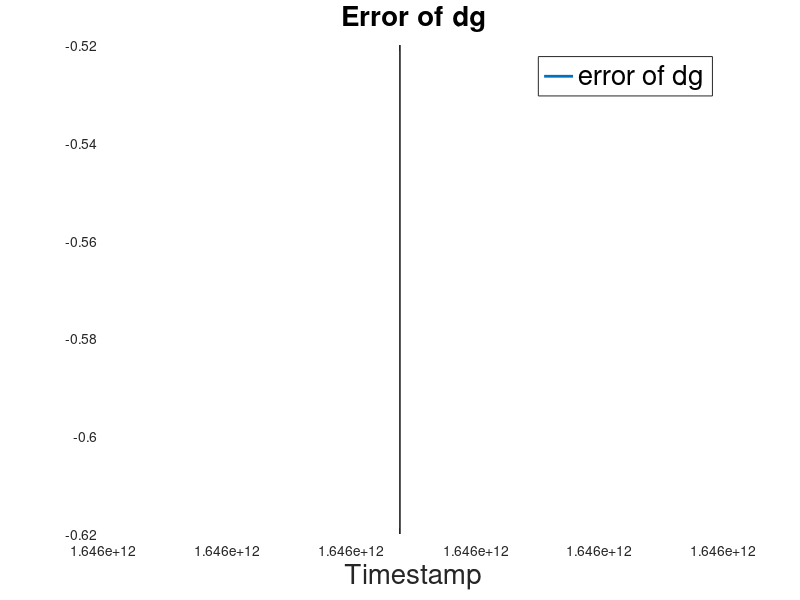
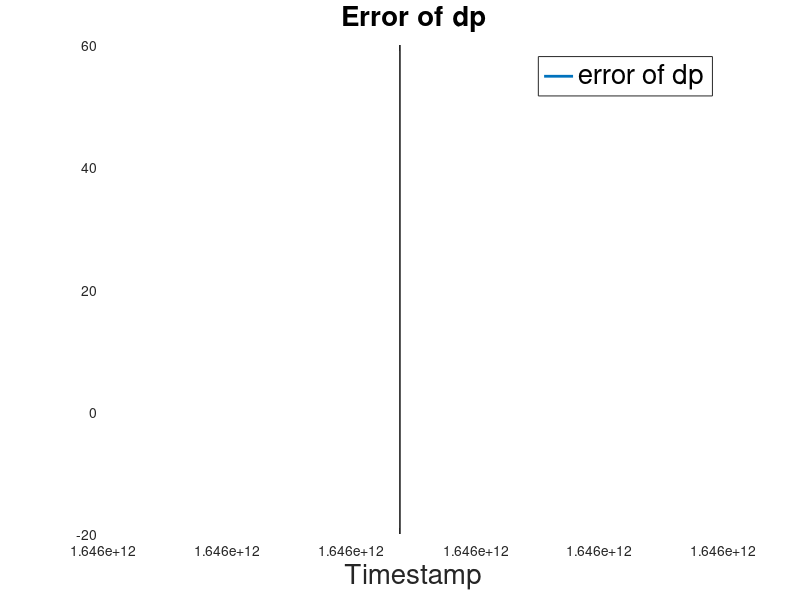

The MATLAB source for these figures, in order:
clear
clc
M = dlmread('pos_log (7).csv',';',[1975 1 2954 3]);
T = dlmread('pos_log (7).csv',';',[1975 0 2954 0]);
xg=2.1884;
yg=0.5912;
x0=-0.7346;
y0=-0.8558;
a=26.337;
figure(1)
set(gca,'linewidth',2,'fontsize',30,'fontname','Times')
plot(T(:,1),cosd(a)*(xg-M(:,1))+sind(a)*(yg-M(:,2)),'LineWidth',2);
grid on
legend('error of dg','FontSize',20)
xlabel('Timestamp','FontSize',20)
title('Error of dg','FontSize',20)
figure(2)
set(gca,'linewidth',2,'fontsize',30,'fontname','Times')
plot(T(:,1),sin(a)*(M(:,1)+50*cos(M(:,3))-x0)-cos(a)*(M(:,2)+50*sin(M(:,3))-y0),'LineWidth',2);
grid on
legend('error of dp','FontSize',20)
xlabel('Timestamp','FontSize',20)
title('Error of dp','FontSize',20)